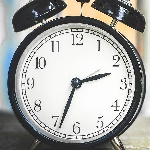
#> input picture 실습_원본/lab-06/clock_150.jpg, 150 x 150 px
$ jupyter execute 'IPP-2022-1-lab-06-20185158-이은재.ipynb'
#> lines starting #> are read from the running program, lines starting #| are printed output that depends on the picture
<h1 align='center'> 영상처리 프로그래밍 실습 6</h1>

<h6 align='right'> 2022. 4. 14. </h6>

<div class="alert alert-block alert-info">

- 파일 이름에서 00000000을 자신의 학번으로, name을 자신의 이름으로 수정하세요.

- 다음 줄에 자신의 이름, 학번, 학과(전공)을 적으세요.

* 이름:   &nbsp;이은재&nbsp;          학번:    &nbsp;20185158&nbsp;         학과(전공): 빅데이터

</div>

- JupyterLab 문서의 최신 버전은 [JupyterLab Documentation](https://jupyterlab.readthedocs.io/en/stable/index.html#/)을  참고하라

- Markdown은 [Markdown Guide](https://www.markdownguide.org/)를 참고하라.
- [Markdown Cheat Sheet](https://www.markdownguide.org/cheat-sheet/)

* 제출 마감: 4월 18일 (월) 오후 6:00까지 최종본을 SmartLEAD제출

[cell 1]
import cv2
import matplotlib.pyplot as plt

import numpy as np
print("OpenCV version", cv2.__version__)
print("NumPy version", np.__version__)

## 지난 주 문제 1.

다음 조건을 모두 만족하는 프로그램을 작성하라.

- 'clock_150.jpg' 파일을 읽고, cv2.imshow 함수를 이용하여 "Clock" title을 가진 윈도우에 영상을 표시한다.
- "Clock" 윈도우 위에 마우스 오른쪽 버튼을 누르면 영상이 가로 세로 방향으로 조금씩 확대된다. 단, 최대 5 배 이상을 넘으면 더 이상 영상은 확대되지 않는다.
- "Clock" 윈도우 위에 마우스 왼쪽 버튼을 누르면 영상이 가로 세로 방향으로 조금씩 축소된다. 단, 원래 영상 크기보다 작아지면 안된다.
- 다음 숫자를 누르면 영상 확대 시 interpolation 옵션은 키보드의 숫자를 눌러서 지정한다.
  - 1: Nearest-neighbor interpolation
  - 2: Bilinear interpolation
  - 3: Cubic interpolation

[cell 2]
def onMouse(event, x, y, flags, param):
    global img2, val

    if event == cv2.EVENT_RBUTTONDOWN:
        if val < MAX_VAL:
            val = val + 1
    elif event == cv2.EVENT_LBUTTONDOWN:
        if val > 1:
            val = val - 1
    width = img.shape[1]*val
    height = img.shape[0]*val
    cv2.resizeWindow(winName, width, height)
    img2 = cv2.resize(img, (height, width), cv2.INTER_LINEAR)
    cv2.imshow(winName, img2)


def get_top_left_coordinate(val):
    space_x = (WIDTH - img.shape[1]*val)
    space_y = (HEIGHT - img.shape[0]*val)
    return space_x//2, space_y//2


file_name = 'clock_150.jpg'
img = cv2.imread(file_name)
#> img is the input picture: shape (150, 150, 3); mean B, G, R 164.7, 167.8, 167.2
val = 1
MAX_VAL = 5

img2 = img.copy()

winName = "Up-sampling an image"
cv2.namedWindow(winName, flags=1|cv2.WINDOW_GUI_NORMAL )
cv2.imshow(winName, img2)

cv2.setMouseCallback(winName, onMouse)
cv2.waitKey(0)
cv2.destroyAllWindows()

## 예제 1.
bird.jpg' 파일을 읽고, 이 영상의 R, G, B 성분의 히스토그램을 그래프로 표시하라.
### 1.1 NumnPy 배열로부터 직접 히스토그램을 구하는 방법

[cell 3]
bird = cv2.imread('bird.png')
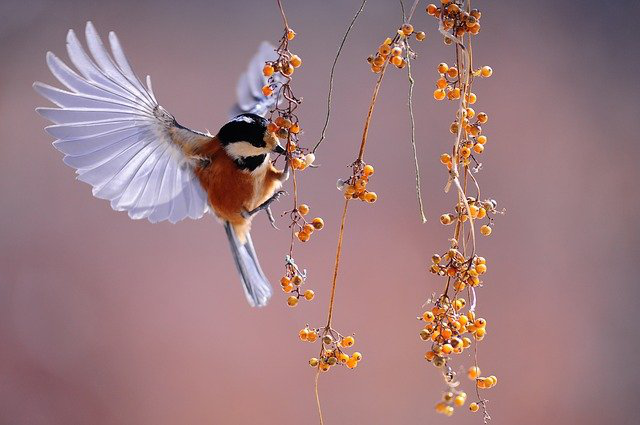
#> input picture 실습_원본/lab-06/bird.png, 640 x 425 px
#> bird is the input picture: shape (425, 640, 3); mean B, G, R 128.3, 123.7, 156.4

[cell 4]
bird.shape, bird.min(), bird.max()
#> Out = ((425, 640, 3), 0, 255)

[cell 5]
plt.imshow(bird[:,:,::-1])

[cell 6]
hist_B = [bird[...,0][bird[...,0] == n].size  for n in range(256)]
hist_G = [bird[...,1][bird[...,1] == n].size  for n in range(256)]
hist_R = [bird[...,2][bird[...,2] == n].size  for n in range(256)]

plt.plot(range(256), hist_B, 'b')
plt.plot(range(256), hist_G, 'g')
plt.plot(range(256), hist_R, 'r')
plt.show()
#> figure, not shown here; curve peaks at x = 129, y = 9182; curve peaks at x = 127, y = 9264; curve peaks at x = 161, y = 5521

### 1.2 skimage.exposure 모듈의 histogram을 이용한 방법

histogram(이미지)
* Returns
    > hist : array

        히스토그램의 값.

    > bin_centers : array

        bin의 중간 값들

[cell 7]
from skimage.exposure import histogram
hist_B, hist_center_B = histogram(bird[...,0])
#> hist_center_B = 256 values from 0 to 255
hist_G, hist_center_G = histogram(bird[...,1])
#> hist_center_G = 256 values from 0 to 255
hist_R, hist_center_R = histogram(bird[...,2])
#> hist_center_R = 256 values from 0 to 255
plt.plot(hist_center_B,hist_B, 'b')
plt.plot(hist_center_G, hist_G,'g')
plt.plot(hist_center_R, hist_R,'r')
plt.show()

### 1.3 OpenCV의 calcHist를 이용한 방법

### cv2.calcHist(images, channels, mask, histSize, ranges[, hist[, accumulate]])
* Parameters
    > image : 분석대상 이미지. 인자는 반드시 [ ]로 둘러싸야 함.

    > channels : 분석 채널(x축의 대상). 이미지가 grayscale이면 [0], color이미지면([0]:blue,[1]:green,[2]:red)

    > mask : 이미지의 분석영역. None이면 전체 영역

    > hintSize : BIN값. [256]

    > ranges : Range값. [0,256]

[cell 8]
hist_B = cv2.calcHist([bird], [0], None, [256], [0,256])
hist_G = cv2.calcHist([bird], [1], None, [256], [0,256])
hist_R = cv2.calcHist([bird], [2], None, [256], [0,256])

[cell 9]
hist_B.shape
#> Out = (256, 1)

[cell 10]
plt.plot(range(256), hist_B, 'b')
plt.plot(range(256), hist_G, 'g')
plt.plot(range(256), hist_R, 'r')
plt.show()

## 예제 2.
영상의 로그 변환은 다음과 같은 식으로 표현된다.

$$ g(x,y) = \frac{255}{\log(1+\max\{f(x,y)\}} \log\{1+f(x,y)\}$$

* 영상의 특정 범위의 화솟값을 압축하거나 늘일 필요가 있을 때 사용
* 영상의 프리에 스펙트럼의 크기 성분을 표시할 때 사용

### 2.1
로그 변환 함수의 그래프를 그려라.

[cell 11]
def log_transformation(r):
    C = 255 / np.log(256)
    s = (C * np.log(1. + r)).round(0).clip(0,255).astype(np.uint8)
    return s

r = np.arange(256)
s = log_transformation(r)
plt.plot(r,s)
plt.show()
#> figure, not shown here; curve peaks at x = 253, y = 255

### 2.2
Lookup table 방식을 이용한 로그 변환 함수를 작성하라.

1. 룩업 테이블이란?
룩업테이블은 주어진 연산에 대해 미리 계산된 결과들의 집합(배열)을 가리킨다. 이집합은 주어진 연산에 대한 결과를 계산하는 시간보다 더 빠르게 값을 취득해 갈 수 있도록 사용되는 레퍼런스로 사용된다.

[cell 12]
def lookupTable(r, lut):
    return lut[r]

C = 255 / np.log(256)
# s = (C*np.log(1. + r)).round(0).clip(0,255).astype(np.uint8)
log_lut = np.array([(C * np.log(1. + r)).round(0).clip(0,255).astype(np.uint8)\
     for r in range(256)])

[cell 13]
log_lut

### 2.3
- bird.png, forest.jpg, grass.jpg 영상에 log 변환을 적용한 후에 원 영상과 변환 영상을 나란히 표시하라. (단, BGR 영상을 다음 몇 가지 color 공간으로 변환한 후에 특정 성분만 변환한 후에 다시 BGR 성분으로 변환하는 방법도 사용하라.)
  - RGB
  - Luv
  - Lab
  - YUV

- 위에서 사용한 변환 전 후 영상의 R, G, B 성분별 히스토그램을 비교하라.

[cell 14]
cv2dir = dir(cv2)
[e for e in cv2dir if 'COLOR_' in e]

[cell 15]
def show_two_images(img1, img2):
    if img1.ndim != 3 and img2.ndim != 3: # 흑백영상일 경우
        plt.figure(figsize=(12,4))
        plt.subplot(121)
        plt.imshow(img1, cmap='gray')
        plt.subplot(122)
        plt.imshow(img2, cmap='gray')
        plt.show()
    else: # 컬러영상일 경우
        plt.figure(figsize=(12,4))
        plt.subplot(121)
        plt.imshow(img1[...,::-1])
        plt.subplot(122)
        plt.imshow(img2[...,::-1])
        plt.show()

[cell 16]
bird = cv2.imread('bird.png')
bird_log = lookupTable(bird, log_lut) # log변환
bird_log2 = log_transformation(bird)
show_two_images(bird, bird_log)

[cell 17]
bird_Luv = cv2.cvtColor(bird, cv2.COLOR_BGR2Luv) # BGR -> LUV
#> bird_Luv: shape (425, 640, 3); mean of channels 0, 1, 2 139.9, 111.1, 136.4
bird_Luv[...,0] = lookupTable(bird_Luv[...,0], log_lut) # L 성분만 변환
#> bird_Luv: shape (425, 640, 3); mean of channels 0, 1, 2 226, 111.1, 136.4
bird_Luv_log = cv2.cvtColor(bird_Luv, cv2.COLOR_Luv2BGR) # LUV -> BGR
show_two_images(bird, bird_Luv_log)

[cell 18]
forest = cv2.imread("forest.jpg")
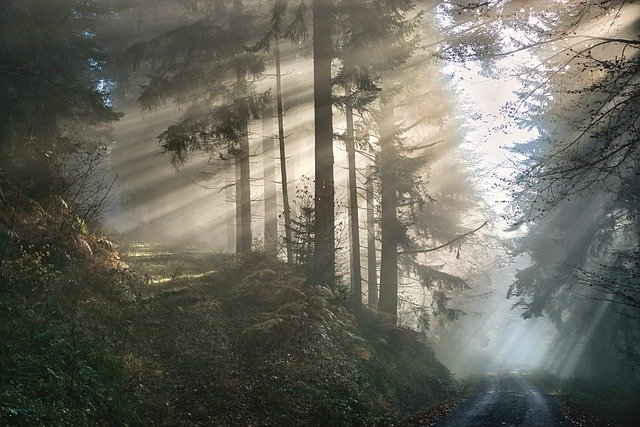
#> input picture 실습_원본/lab-06/forest.jpg, 640 x 427 px
#> forest is the input picture: shape (427, 640, 3); mean B, G, R 95.4, 105.7, 107
forest_log = lookupTable(forest, log_lut)
show_two_images(forest, forest_log)

[cell 19]
grass = cv2.imread("grass.jpg")
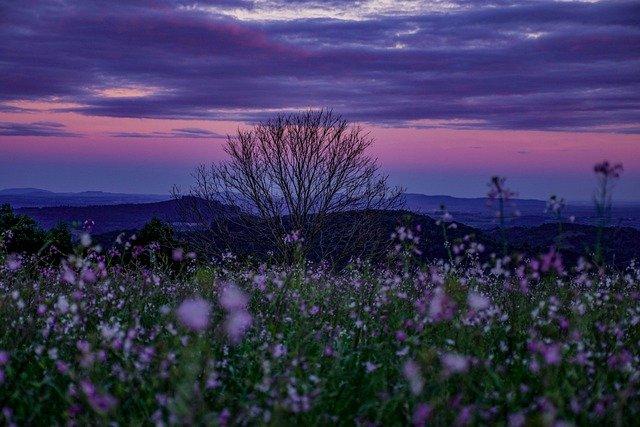
#> input picture 실습_원본/lab-06/grass.jpg, 640 x 427 px
#> grass is the input picture: shape (427, 640, 3); mean B, G, R 90.1, 55.4, 60.2
grass_log = lookupTable(grass, log_lut)
show_two_images(grass, grass_log)

## 예제 3.
영상의 gamma 변환은 다음과 같은 식으로 표현된다.

$$s = 255^{1-\gamma} c^\gamma$$

### 2.1
아래 gamma 값에 대해서 감마 변환 함수의 그래프를 그려라.

$$\gamma = 1/4, 1/3, 1/2, 1, 3/2, 2, 5/2$$

[cell 20]
def gamma_lut(gamma):
    out = 255**(1-gamma)*np.arange(256)**gamma
    return out.round(0).clip(0,255).astype(np.uint8)
    # round(0) 반올림
    # clip(0,255) : 0이하의 값을 0으로 255이상 값을 255로

gammas = (1/4, 1/3, 1/2, 1, 3/2, 5/2)

for n, gamma in enumerate(gammas):
    s = gamma_lut(gamma)
    plt.plot(r,s)
#> figure, not shown here; curve peaks at x = 254, y = 255; curve peaks at x = 254, y = 255; curve peaks at x = 255, y = 255

### 3.2
cv2.imread 함수를 이용해서 'grass.jpg' 파일을 읽고, gamma 값을 조정하면서 gamma 변환한 영상을 표시하라.

[cell 21]
grass = cv2.imread('grass.jpg')

[cell 22]
lut_gamma = gamma_lut(0.5)

grass_YUV = cv2.cvtColor(grass, cv2.COLOR_BGR2YUV)
#> grass_YUV: shape (427, 640, 3); mean of channels 0, 1, 2 60.8, 142.5, 127.5
grass_YUV[...,0] = lookupTable(grass_YUV[...,0], lut_gamma)
#> in lookupTable (call 5), `return lut[r]`:
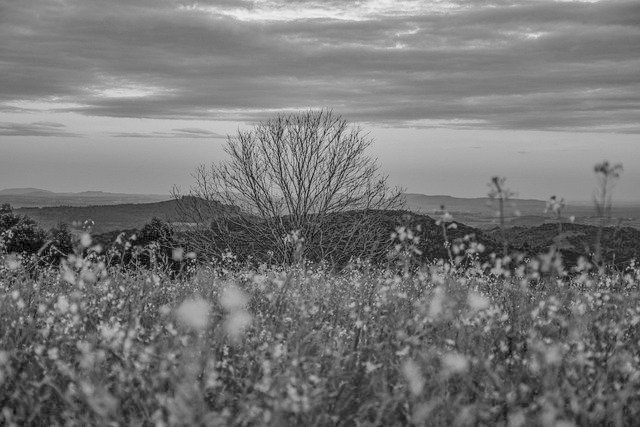
#> returned value: shape (427, 640); min 0, max 241, mean 118.2
#> grass_YUV: shape (427, 640, 3); mean of channels 0, 1, 2 118.2, 142.5, 127.5
grass_YUV_gamma = cv2.cvtColor(grass_YUV, cv2.COLOR_YUV2BGR)
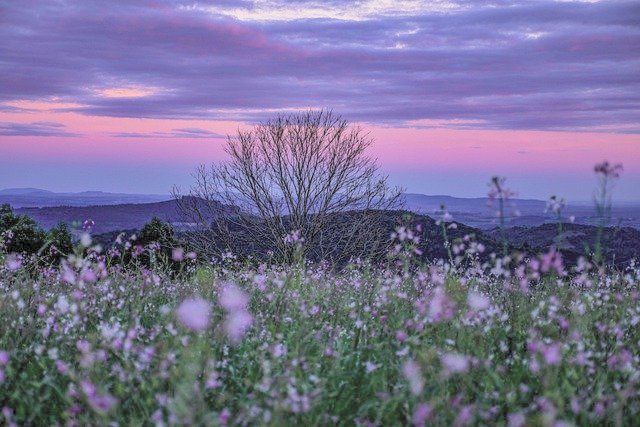
#> grass_YUV_gamma: shape (427, 640, 3); mean B, G, R 147.7, 112.8, 117.6

show_two_images(grass, grass_YUV_gamma)

[cell 23]
help(cv2.circle)

## 예제 4.
다음 세 가지 방법으로 구현한 감마 변환 함수의 평균 실행 시간을 비교하는 프로그램을 작성하라.
- 영상을 표현하는 NumPy 배열에 직접 감마 변환 연산을 적용하는 경우
- NumPY 배열로 lookup table을 만들고, boolean indexing을 이용하는 경우
- OpenCV의 LUT 함수를 사용하는 경우

[cell 24]
# 1

[cell 25]
# 2

[cell 26]
# 3

## 예제 5.
- 'basement.jpg' 파일을 읽고 히스토그램 평활화를 적용한 영상을 만들고, 원 영상과 나란히 표시하라.
  - 컬러 영상을 직접 히스토그램 평활화한 영상과 컬러 공간을 변경한 후에 특정 성분에만 히스토그램 평활화한 영상과 특성을 비교하라.
- 히스토그램 평활화 전, 후의 영상의 컬러 히스토그램을 그려라.

[cell 27]
basement = cv2.imread('basement.jpg')
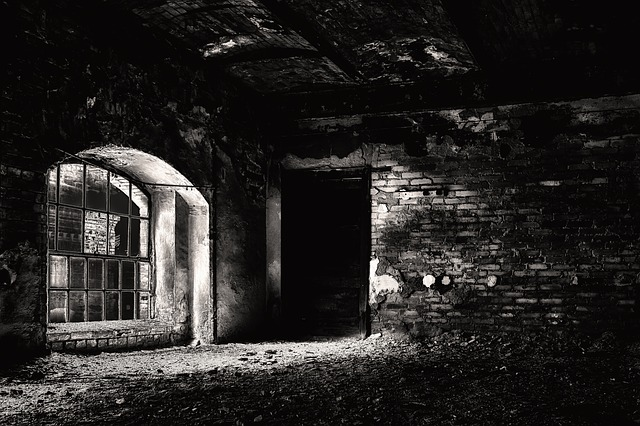
#> input picture 실습_원본/lab-06/basement.jpg, 640 x 426 px
#> basement is the input picture: shape (426, 640, 3); mean B, G, R 34.9, 36.4, 38.3
basement_eq = np.empty_like(basement)
basement_eq[...,0] = cv2.equalizeHist(basement[...,0])
basement_eq[...,1] = cv2.equalizeHist(basement[...,1])
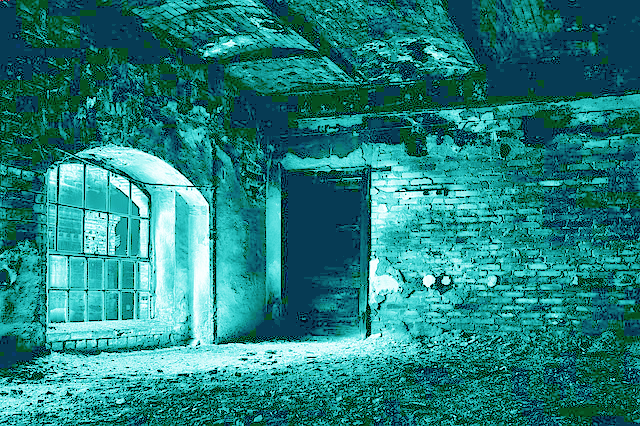
#> basement_eq: shape (426, 640, 3); mean B, G, R 126.9, 129.3, 34.9
basement_eq[...,2] = cv2.equalizeHist(basement[...,2])
show_two_images(basement, basement_eq)

[cell 28]
# 컬러 영상을 직접 히스토그램 평활화한 영상과 컬러 공간을 변경한 후에 특정 성분에만
# 히스토그램 평활화한 영상과 특성을 비교

# RGB -> LUV
basement_LUV = cv2.cvtColor(basement, cv2.COLOR_BGR2LUV)
#> basement_LUV: shape (426, 640, 3); mean of channels 0, 1, 2 36, 97.3, 137.3
# L 성분에만 히스토그램 평활화 적용
basement_LUV[...,0] = cv2.equalizeHist(basement_LUV[...,0])
#> basement_LUV: shape (426, 640, 3); mean of channels 0, 1, 2 130, 97.3, 137.3
basement_LUV_eq = cv2.cvtColor(basement_LUV, cv2.COLOR_LUV2RGB)
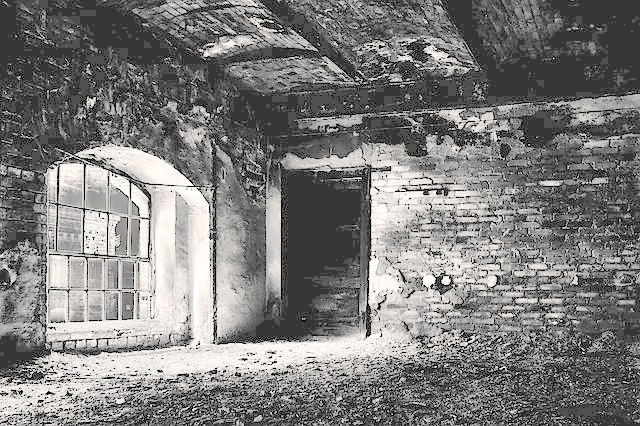
#> basement_LUV_eq: shape (426, 640, 3); mean R, G, B 126.1, 124.5, 123.4
show_two_images(basement_eq,basement_LUV_eq)
#> in show_two_images (call 7), `plt.show()`:
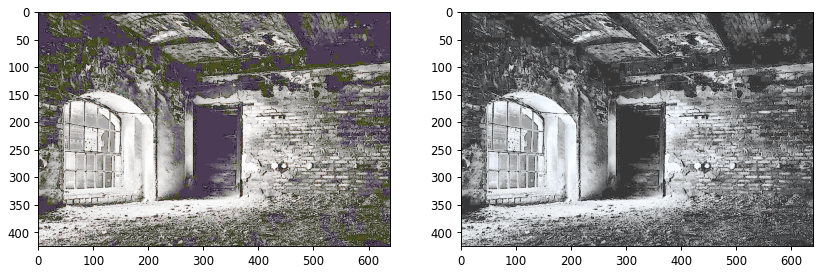
#> figure drawn by matplotlib, 2 panels

[cell 29]
plt.figure(figsize=(8,4))
hist, hist_center = histogram(basement)
#> hist = 256 values, max 73476 at index 7, min 283 at index 252, mean 3195; hist_center = 256 values from 0 to 255
hist_eq, hist_center_eq = histogram(basement_eq)
#> hist_eq = 256 values, max 44891 at index 75, min 0 at index 1, mean 3195; hist_center_eq = 256 values from 0 to 255
plt.plot(hist_center, hist, 'r', label='original')
plt.plot(hist_center_eq, hist_eq, 'g', label='equalized')
plt.xlim(0,255)
plt.legend()
plt.show()
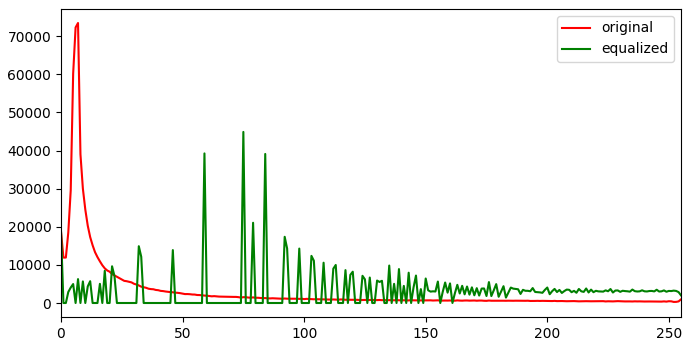
#> figure drawn by matplotlib, 1 panel; curve peaks at x = 7, y = 73476; curve peaks at x = 75, y = 44891
